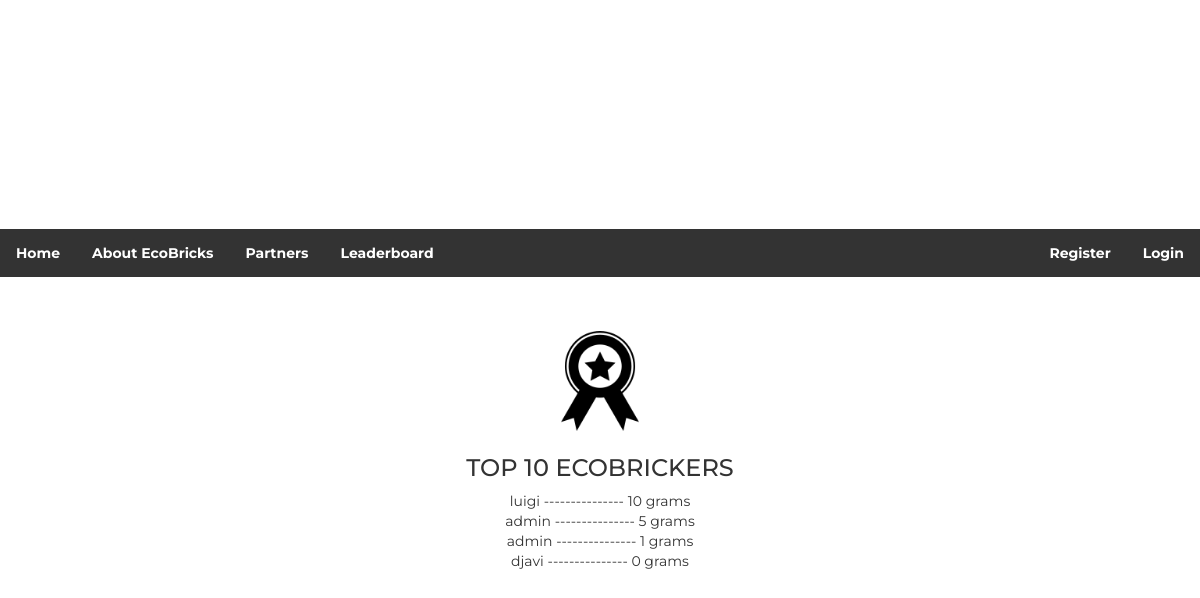
The app's page /leaderboard/, older data.
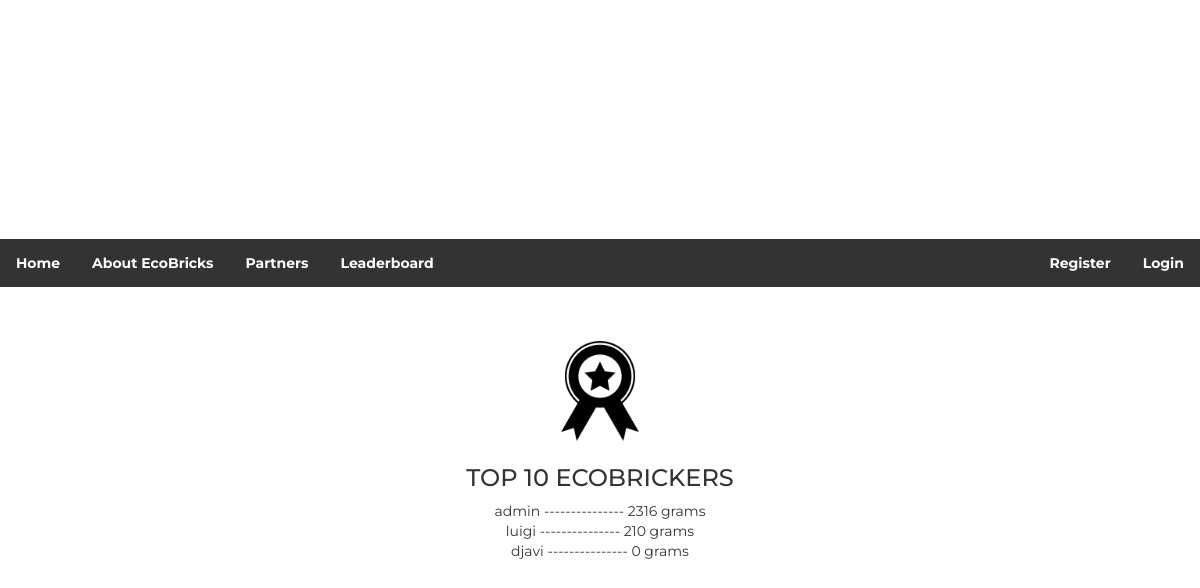
The same page, newer data.
### ecobrick/models.py (models this page shows)
class UserDetail(models.Model):
    email = models.EmailField(max_length = 50, unique = True, blank = False, null = True)
    firstName = models.CharField(max_length = 50)
    lastName = models.CharField(max_length = 50)
    address = models.CharField(max_length = 150)
    contactNum = models.CharField(max_length = 50)
    brickNum = models.PositiveIntegerField(default = 0)
    brickWeight = models.PositiveIntegerField(default = 0)
    choices = ((0, 'Staff'), (1, 'Regular User'))
    userType = models.IntegerField(default = 1, choices = choices)
    username = models.CharField(max_length=50)
    password = models.CharField(max_length=50)

### ecobrick/views.py (the view)
# urls.py: path('leaderboard/', views.leaderboard, name="leaderboard"),
def leaderboard(request):
    top_users =  UserDetail.objects.all().order_by('-brickWeight')[:10]
    try:
        loggeduser = UserDetail.objects.get(id=request.session['user'])
    except(KeyError, UserDetail.DoesNotExist):
        loggeduser = 0
    context = {
        'top_users':top_users,
        'loggeduser':loggeduser,
    }
    return render(request, 'leaderboard.html', context)

### ecobrick/templates/leaderboard.html (shortened to what this page needs)
{% extends 'navbar.html' %}
{% load staticfiles %}
{% block content %}
    <head>
    </head>
    <body>
        <br><br>
        <div id='container'>
                <img id="tao" src="{% static 'medal.png' %}"><br>
            <h3>TOP 10 ECOBRICKERS</h3>
            <div id='map'>
                {% for user in top_users %}
                {{user.username}} --------------- {{user.brickWeight}} grams <br>
                {% endfor %}
            </div>
        </div>
    </body>
   {% endblock %}

Row changes from the older to the newer data that the page shows:
removed UserDetail: username "admin", brickWeight "1"
changed UserDetail "admin": brickWeight "5" → "2316"; moves up the list
changed UserDetail "luigi": brickWeight "10" → "210"
